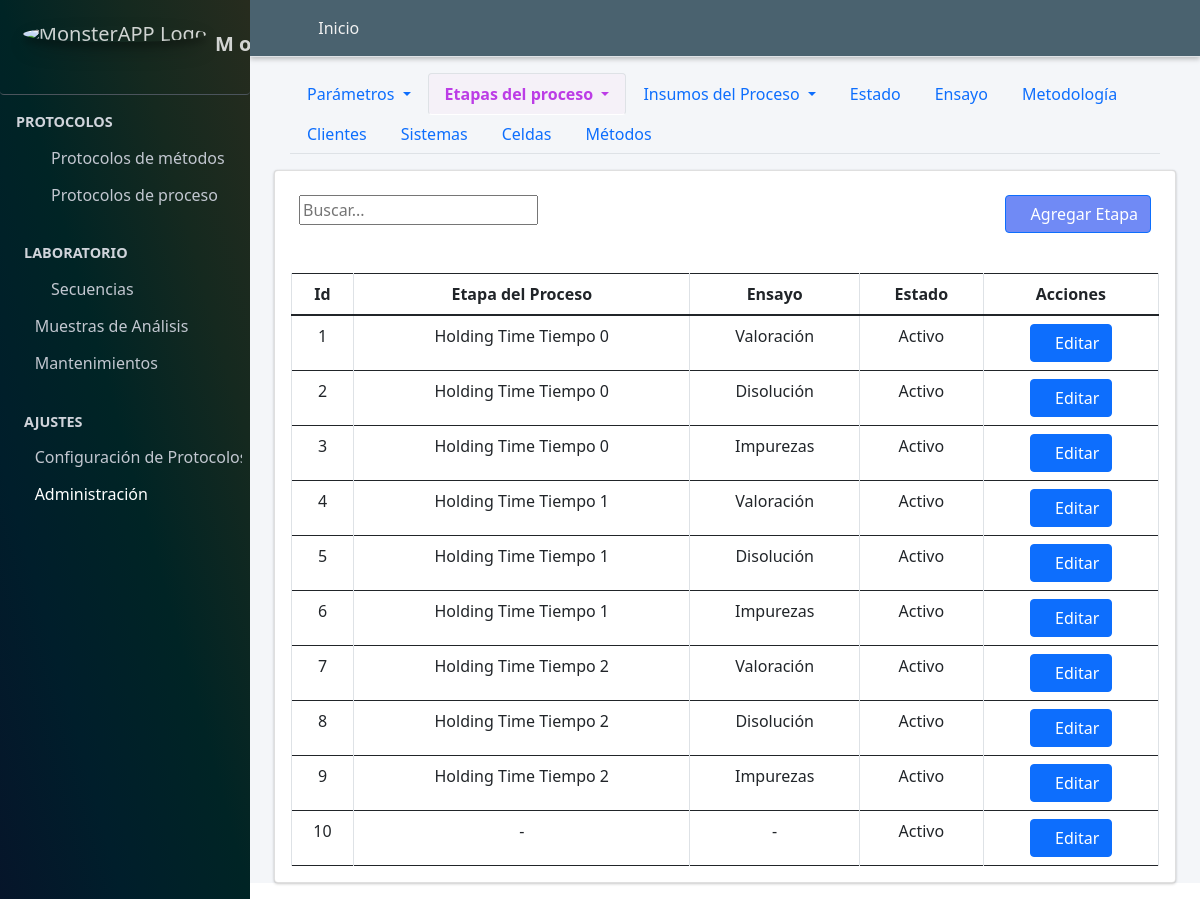
The page /etapas/ (signed in) on the database its author committed.
### Aplicaciones/Protocolo_Metodos/models.py (models this page shows, shortened)
class Etapa(models.Model):
    nombre_etapa=models.CharField(verbose_name="Etapa", max_length=90)
    ensayo=models.ForeignKey(to=Ensayo, on_delete=models.CASCADE, verbose_name="Ensayo", null=True, blank=False)
    class Condicion(models.TextChoices):
        ACTIVO = "Activo", "ACTIVO"
        PASIVO = "Pasivo", "PASIVO"
    condicion=models.CharField(max_length=90, choices=Condicion.choices, default=Condicion.ACTIVO, verbose_name="Condicion")
    class Meta:
        constraints = [
            models.UniqueConstraint(fields=['nombre_etapa', 'ensayo'], name='etapa'),
        ]
    def etapa(self):
        return "{} {}".format(self.nombre_etapa, self.ensayo)

class Ensayo(models.Model):
    nombre_ensayo=models.CharField(verbose_name="Ensayo", max_length=90, unique=True)
    class Condicion(models.TextChoices):
        ACTIVO = "Activo", "ACTIVO"
        PASIVO = "Pasivo", "PASIVO"
    condicion=models.CharField(max_length=90, choices=Condicion.choices, default=Condicion.ACTIVO, verbose_name="Condicion")
    def __str__(self):
        return(self.nombre_ensayo)

### Aplicaciones/Protocolo_Metodos/views.py (the view)
# urls.py: path("etapas/", views.etapas, name="etapas"),
@login_required
@group_required('Administrador')
def etapas(request):
    titulo="Etapas"
    etapas=Etapa.objects.all()
    ensayo=Ensayo.objects.all()
    if request.method == "POST":
        form = EtapaForm(request.POST or None)
        if form.is_valid():
            form.save()
            messages.success(request, "Etapa creada satisfactoriamente")
            return redirect("etapas")
        else:
             messages.error(request, "Por favor revisa los datos ingresados")
    else:
        form = EtapaForm()
    context={
        "titulo":titulo,
        "form":form,
        "etapas":etapas,
        "ensayo":ensayo,
    }
    return render(request, "protocolo_metodos/etapas.html", context)

### Aplicaciones/Protocolo_Metodos/forms.py
class EtapaForm(forms.ModelForm):
    class Meta:
        model=Etapa
        exclude=["condicion"]
    def __init__(self, *args, **kwargs):
        super().__init__(*args, **kwargs)
        self.fields['nombre_etapa'].required = True
        self.fields['ensayo'].required = True

### Aplicaciones/Protocolo_Metodos/views.py (called while the page is built)
def group_required(group_name):
    return user_passes_test(
        lambda user: user.is_authenticated and (
            user.is_superuser or user.groups.filter(name=group_name).exists()
        )
    )

### MONSTER_APP/templates/protocolo_metodos/etapas.html (shortened to what this page needs)
{% extends "partial/body.html" %}
{% load crispy_forms_tags %}
{% load crispy_forms_filters %}
{% block contenido %}
{% load django_bootstrap5 %}
{% include "partial/header_configuracion_protocolo_metodos.html" %}
        <div class="container-fluid">
        <div class="card">
          <div class="container-fluid">
            <div class="row">
              <div class="col-md-6">
                <br>
                       <div class="text-right">
            <div class="input-group rounded">
                <input type="search" id="myInput" class="numberinput gj-textbox-md" placeholder="Buscar..." aria-label="Search" aria-describedby="search-addon" />
              </div>
        </div>
                  </div>
                  <div class="col-md-6">
                    <br>
                      <div class="d-grid gap-2 d-md-flex justify-content-md-end">
                        <button class="btn btn-primary" style="background:#486af3c7" data-bs-toggle="modal" data-bs-target="#crear_parametros"><span class="fa fa-plus-circle"></span>Agregar Etapa</button>
                        </div>
              </div>
              </div>
          </div><br>
            <div class="card-body table-responsive">
              <table class="table  table-bordered display" id="example3">
                <thead class="">
                    <tr class="text-center">
                        <th class="text-center">Id</th>
                        <th class="text-center">Etapa del Proceso</th>
                        <th class="text-center">Ensayo</th>
                        <th class="text-center">Estado</th>
                        <th class="all text-center" >Acciones</th>
                    </tr>
                </thead>
                <tbody id="myTable">
                    {% for item in etapas.all %}
                    <tr class="text-center">
                        <td class="text-center">{{item.id}}</td>
                        <td class="text-center">{{item.nombre_etapa}}</td>
                        <td class="text-center">{{item.ensayo}}</td>
                        <td class="text-center">{{item.condicion}}</td>
                        <td>
                            <a href="{% url 'editar_cliente' item.pk %}" class="btn btn-primary btn-circle text-center" data-bs-target="#modal_parametros_{{ item.pk }}" data-bs-toggle="modal"><span class="fa fa-edit"></span>Editar</a>
                        </td>
                    </tr>
<div class="modal fade" id="modal_parametros_{{ item.pk }}" tabindex="-1" aria-labelledby="modal_parametros" aria-hidden="true">
  {% endfor%}
</tbody>
</table>
</div>
</div>
</div>
{% endblock contenido %}

### rows shown on the page
Etapa: id "1", nombre_etapa "Holding Time Tiempo 0", ensayo "Valoración", condicion "Activo"
Etapa: id "2", nombre_etapa "Holding Time Tiempo 0", ensayo "Disolución", condicion "Activo"
Etapa: id "3", nombre_etapa "Holding Time Tiempo 0", ensayo "Impurezas", condicion "Activo"
Etapa: id "4", nombre_etapa "Holding Time Tiempo 1", ensayo "Valoración", condicion "Activo"
Etapa: id "5", nombre_etapa "Holding Time Tiempo 1", ensayo "Disolución", condicion "Activo"
Etapa: id "6", nombre_etapa "Holding Time Tiempo 1", ensayo "Impurezas", condicion "Activo"
Etapa: id "7", nombre_etapa "Holding Time Tiempo 2", ensayo "Valoración", condicion "Activo"
Etapa: id "8", nombre_etapa "Holding Time Tiempo 2", ensayo "Disolución", condicion "Activo"
Etapa: id "9", nombre_etapa "Holding Time Tiempo 2", ensayo "Impurezas", condicion "Activo"
Etapa: id "10", nombre_etapa "-", ensayo "-", condicion "Activo"
